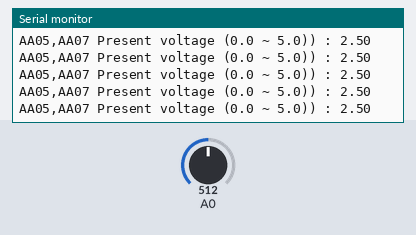
Recording of a sketch running on a simulated Arduino Uno, built with avr-gcc and run on an emulated ATmega328P. Shown: the last lines printed to the serial monitor. The test bench sets the inputs (shaded band); at power-on: A0 = 512.

Above: at 1.2 s.
1.3 s: A0 set to 716
At 1.39 s:
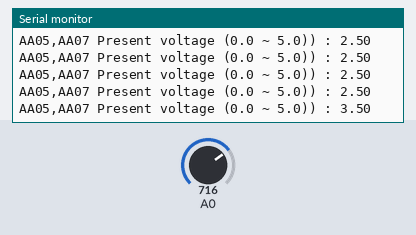
2.8 s: A0 set to 900
At 2.8 s:
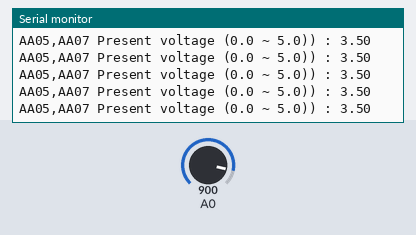
Timing chart, 0 to 5.8 s (numbered marks = the images above; inputs shaded):
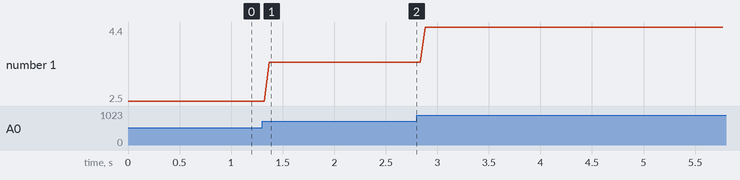

The sketch:

AA05_AnalogRead_fmap.ino
```cpp
// the setup routine runs once when you press reset:
void setup() {
  // initialize serial communication at 9600 bits per second:
  Serial.begin(9600);
}
// the loop routine runs over and over again forever:
void loop() {
  //read the input on analog pin 0:
  int sensorValue = analogRead(A0);
  float voltage = f_map(sensorValue, 0, 1023, 0.0, 5.0);
  Serial.print("AA05,AA07 Present voltage (0.0 ~ 5.0)) : ");
  Serial.println(voltage);
  delay(1);
}
float f_map(long x, long in_min, long in_max, float out_min, float out_max)
{
  return (x-in_min)*(out_max-out_min) / (in_max-in_min) + out_min;
}
```

Measured:
- after the input at 1.3 s, the serial monitor: prints a new line after 0.07 s (image 1)
- plotted number 1: 2.5 → 3.5 after the input at 1.3 s, 3.5 → 4.4 after the input at 2.8 s
